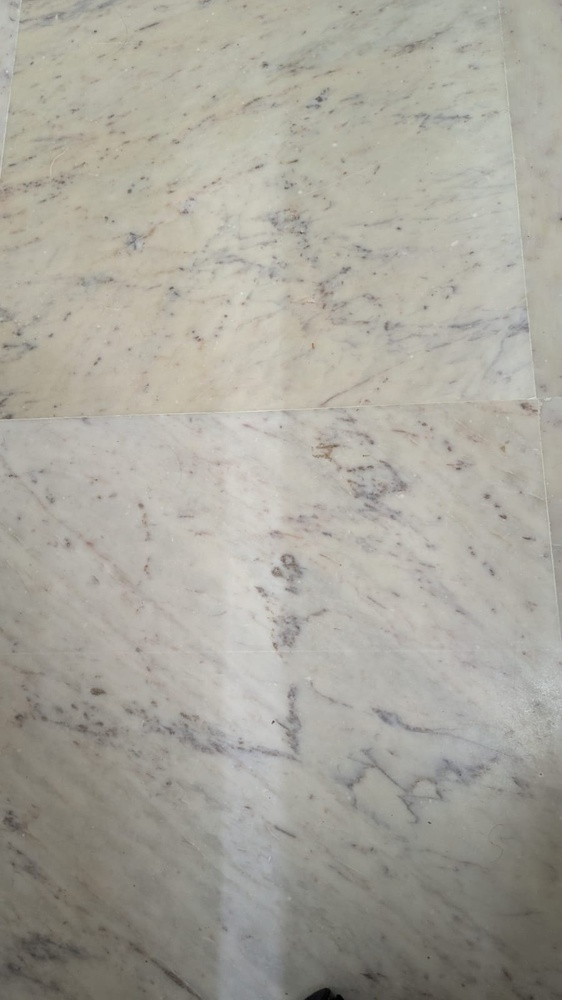
#> input picture whatsapp.jpeg, 562 x 1000 px, shrunk from 900 x 1600 before the run
$ python ela_test.py
#> lines starting #> are read from the running program, lines starting #| are printed output that depends on the picture; long printed decimals are rounded
import numpy as np
from PIL import Image, ImageChops, ImageEnhance
import io

class ELA:
    @staticmethod
    def ela(image_path, quality=90):
#> called with image_path = 'whatsapp.jpeg', quality = 90
        try:
            raw_image = Image.open(image_path)
#> raw_image is the input picture: PIL image 562x1000 RGB; mean R, G, B 167.8, 165.2, 156
            quantization_tables = getattr(raw_image, 'quantization', None) #fetches image's existing q-tables
#> quantization_tables = 2 items

            original_image = raw_image.convert('RGB')

            buffer = io.BytesIO()

            original_image.save(buffer, 'JPEG', quality=quality) #if no q-table not found, use default quality for recompression
            buffer.seek(0)
            compressed_image = Image.open(buffer).convert('RGB')

            ela_image = ImageChops.difference(original_image, compressed_image) #difference of image pixels

            extrema = ela_image.getextrema()
#> extrema = ((0, 16), (0, 16), (0, 16))
            max_diff = max([ex[1] for ex in extrema])
#> max_diff = 16
            scale = 255 / max_diff if max_diff != 0 else 1
#> scale = 15.94

            ela_array = np.array(ela_image, dtype=np.int16) #converts to array for numerical metrics before image scaling
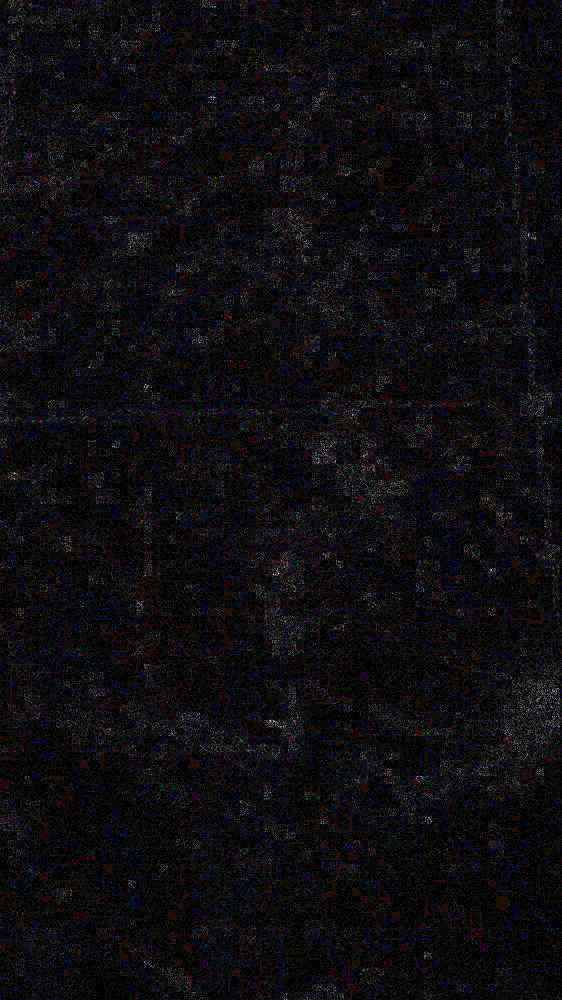
#> ela_array: shape (1000, 562, 3) int16; mean R, G, B 0.888, 0.817, 0.972; drawn with min black and max white

            per_pixel_max = ela_array.max(axis=2).astype(np.float32) #gets max pixel values from the 3 color channels
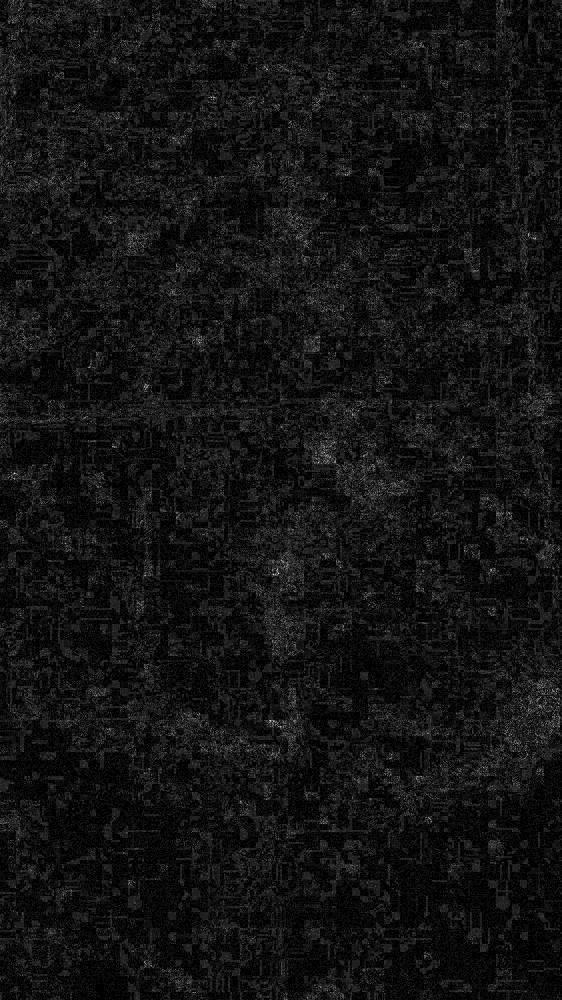
#> per_pixel_max: shape (1000, 562) float32; min 0, max 16, mean 1.22; drawn with min black and max white

            ela_image = ImageEnhance.Brightness(ela_image).enhance(scale) #scales image brightness for visual output

            floor = max(5, np.percentile(per_pixel_max, 10)) #floor value for pixel to be considered bright, max between 5 or value at 10th percentile
#> floor = 5
            content_mask = per_pixel_max > floor #all pixel values greater than floor = True, below = False
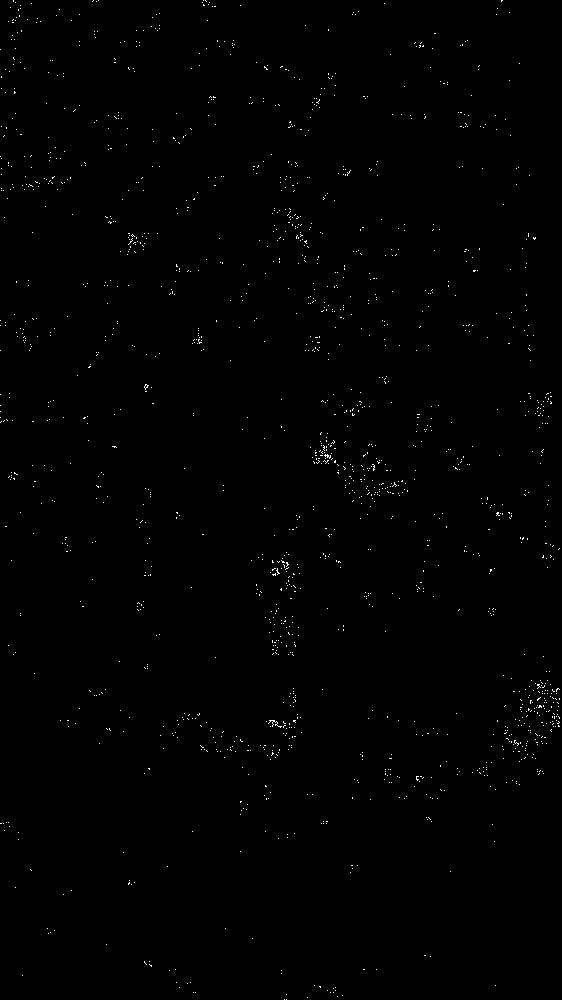
#> content_mask: shape (1000, 562) bool; 0.44% white in thin lines or dots

            mean_intensity = float(np.mean(per_pixel_max))
#> mean_intensity = 1.22
            std_dev = float(np.std(per_pixel_max))
#> std_dev = 1.14
            if np.sum(content_mask) > 0:
                thr = np.percentile(per_pixel_max[content_mask],98)  # threshold for brightness is all pixel values above 98th percentile
#> thr = 10
                bright_ratio = float(np.sum(per_pixel_max[content_mask] > thr) / np.sum(content_mask)*100)
#> bright_ratio = 0.893
            else:
                bright_ratio = 0.0

            metrics ={"mean_intensity" : mean_intensity,
                      "standard_deviation" : std_dev,
                      "bright_ratio" : bright_ratio}
#> metrics = {'mean_intensity': 1.22, 'standard_deviation': 1.14, 'bright_ratio': 0.893}

            return metrics, ela_image
        except Exception as e:
            print(f"Error performing ELA Analysis: {e}")
            return None

if __name__ == "__main__":
    input_path = "whatsapp.jpeg"

    ela_result_metrics, ela_result_image = ELA.ela(input_path)
#> ela_result_metrics has the same summary as metrics in ela

    print(ela_result_metrics)
#| {'mean_intensity': 1.223, 'standard_deviation': 1.138, 'bright_ratio': 0.8932}

    if ela_result_image:
        ela_result_image.save("ela_result.png")

$ run again, with testcase5.jpeg copied over whatsapp.jpeg
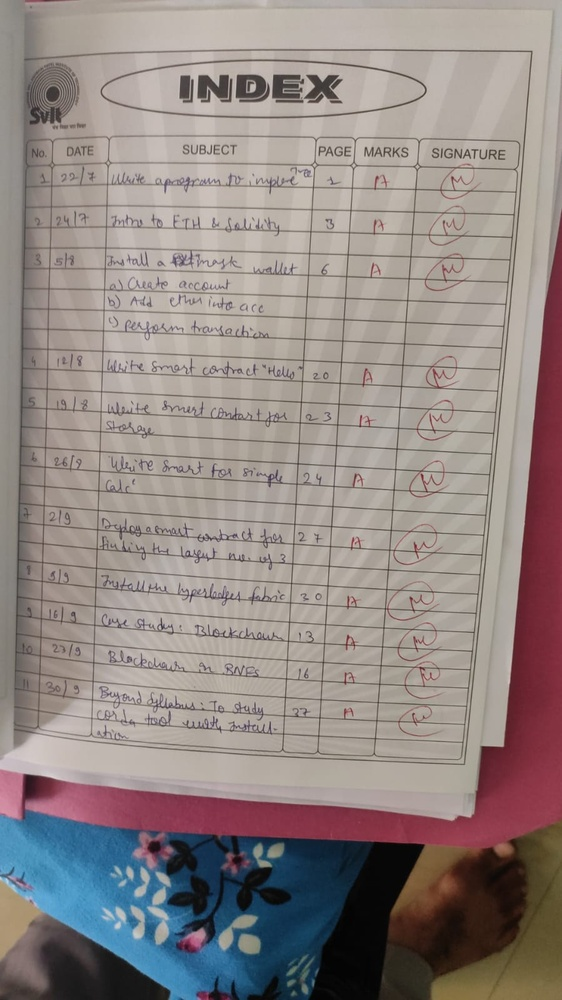
#> input picture testcase5.jpeg, 562 x 1000 px, shrunk from 899 x 1599 before the run
#> in ela, raw_image is the input picture: PIL image 562x1000 RGB; mean R, G, B 146.6, 136.2, 133
#> quantization_tables = 2 items
#> extrema = ((0, 21), (0, 18), (0, 18))
#> max_diff = 21
#> scale = 12.14
#> in ela, `per_pixel_max = ela_array.max(axis=2).astype(np.float32)`:
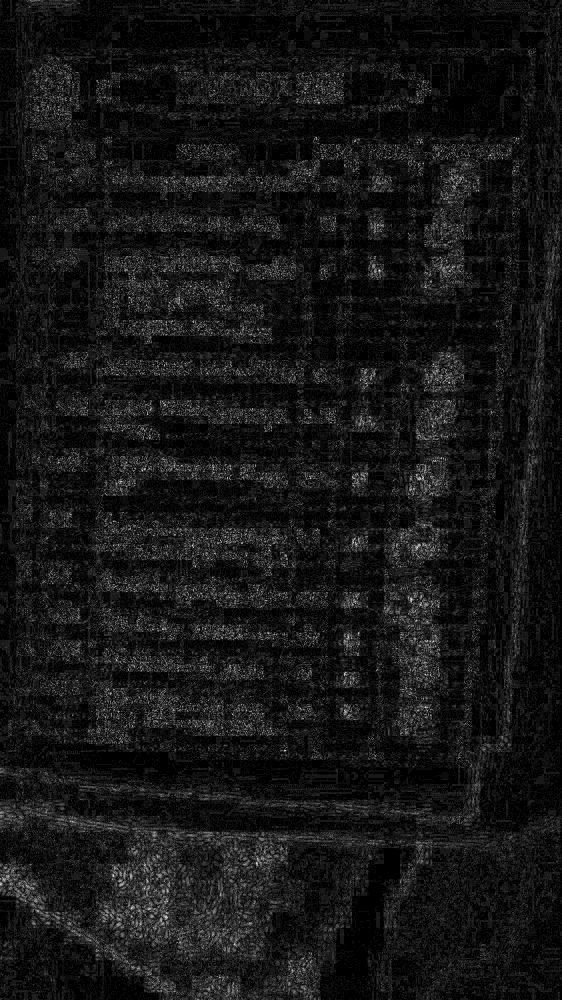
#> per_pixel_max: shape (1000, 562) float32; min 0, max 21, mean 1.8; drawn with min black and max white
#> floor = 5
#> in ela, `content_mask = per_pixel_max > floor`:
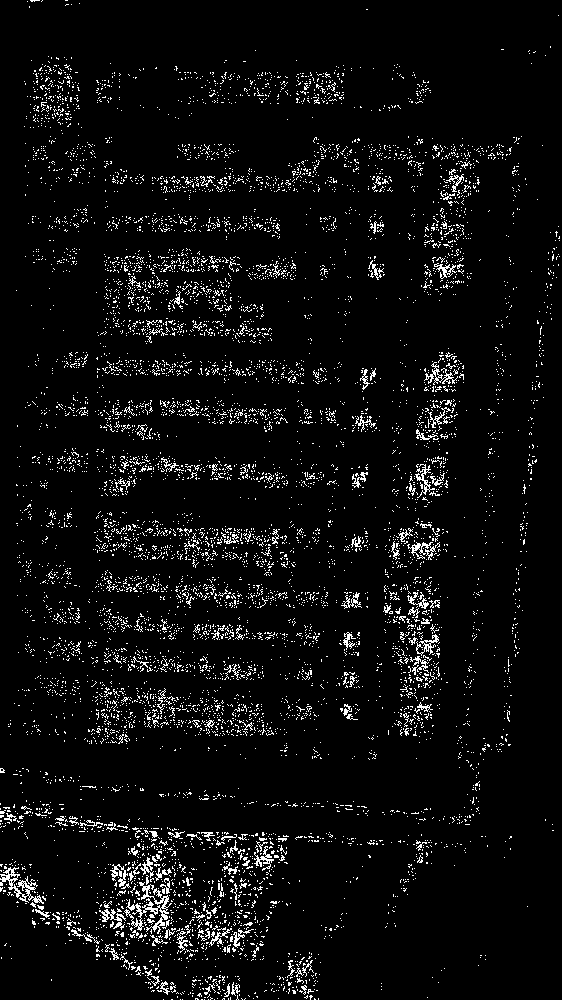
#> content_mask: shape (1000, 562) bool; 5.2% white in thin lines or dots
#> mean_intensity = 1.85
#> std_dev = 1.9
#> thr = 12
#> bright_ratio = 1.96
#> metrics = {'mean_intensity': 1.85, 'standard_deviation': 1.9, 'bright_ratio': 1.96}
#> ela_result_metrics has the same summary as metrics in ela
#| {'mean_intensity': 1.846, 'standard_deviation': 1.897, 'bright_ratio': 1.963}
